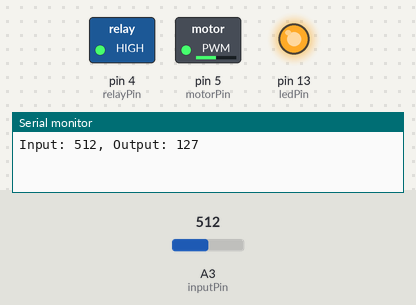
Bench run of a sketch on a simulated Arduino Uno, built with avr-gcc and run on an emulated ATmega328P. Shown: switched loads named in the sketch (green lamp = pin HIGH), output pins drawn as LEDs (lit = HIGH), the last lines printed to the serial monitor. Inputs (shaded band) come from the test bench; at power-on: A3 (inputPin) = 512.

Above: at 1.2 s.
1.3 s: A3 (inputPin) set to 716
At 2.4 s:
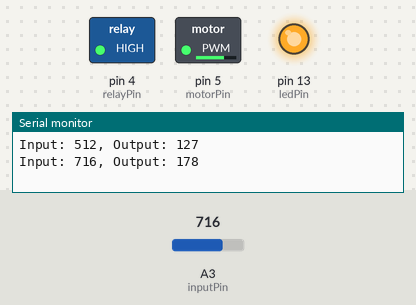
2.8 s: A3 (inputPin) set to 900
At 3.6 s:
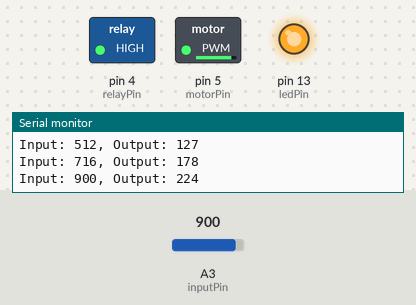
4.3 s: A3 (inputPin) set to 122
At 4.7 s:
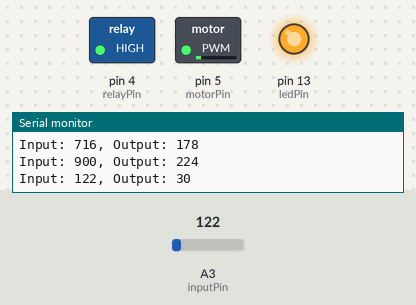
5.8 s: A3 (inputPin) set to 0
At 7.0 s:
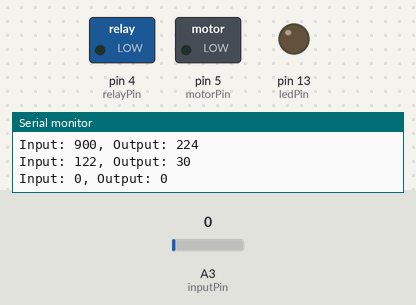
7.3 s: A3 (inputPin) set to 511
At 8.2 s:
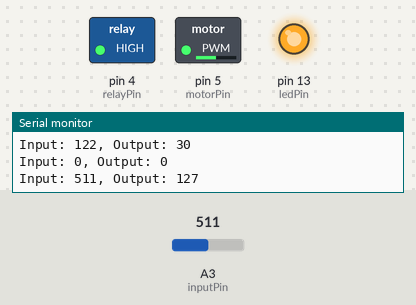
Timing chart, 0 to 9.8 s (numbered marks = the images above; inputs shaded):
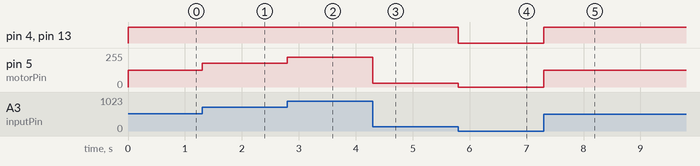

The sketch:

MotorTest.ino
```cpp
/*
  Тест мотора
  Читаем аналоговое значение из A3 и выводим на ногу D5
  масштабированное значение. При значении на A3 >= 3
  включаем реле на ноге D2
  2015-11-04, Wyfinger
*/

int inputPin = A3;
int ledPin = 13;
int relayPin = 4;
int motorPin = 5;
int motorLoad;

int inputValue;
int outputValue;

void setup() {
  // Установка предделителей частоты, чтобы поднять частоту ШИМ
  // на пятой ноге ШИМ должен стать с частотой 7812.50 Гц
  //TCCR0B = TCCR0B & B11111000 | B00000010;
  pinMode(relayPin, OUTPUT);
  pinMode(ledPin, OUTPUT);
  pinMode(motorPin, OUTPUT);
  digitalWrite(relayPin, LOW);
  Serial.begin(9600);
}

void loop() {
  inputValue = analogRead(inputPin);
  digitalWrite(relayPin, inputValue > 10);
  digitalWrite(ledPin, inputValue > 10);
  outputValue = map(inputValue, 0, 1024, 0, 255);
  analogWrite(motorPin, outputValue);
  if (abs(motorLoad - outputValue) > 1)
  {
    Serial.println("Input: " + String(inputValue) + ", Output: " + String(outputValue));
    delay(1);
    motorLoad = outputValue;
  }
}
```

___________.ino.cpp
```cpp
#line 1 "C:/Treadmill/Arduino/Тест мотора/MotorTest.ino"
/*
  Тест мотора
  Читаем аналоговое значение из A3 и выводим на ногу D5
  масштабированное значение. При значении на A3 >= 3
  включаем реле на ноге D2
  2015-11-04, Wyfinger
*/

#include <Arduino.h>
#line 9
int inputPin = A3;
int ledPin = 13;
int relayPin = 4;
int motorPin = 5;
int motorLoad;

int inputValue;
int outputValue;

void setup() {
  // Установка предделителей частоты, чтобы поднять частоту ШИМ
  // на пятой ноге ШИМ должен стать с частотой 7812.50 Гц
  TCCR0B = TCCR0B & B11111000 | B00000010;
  pinMode(relayPin, OUTPUT);
  pinMode(ledPin, OUTPUT);
  pinMode(motorPin, OUTPUT);
  digitalWrite(relayPin, LOW);
  Serial.begin(9600);
}

void loop() {
  inputValue = analogRead(inputPin);
  digitalWrite(relayPin, inputValue > 10);
  digitalWrite(ledPin, inputValue > 10);
  outputValue = map(inputValue, 0, 1024, 0, 255);
  analogWrite(motorPin, outputValue);
  if (abs(motorLoad - outputValue) > 1)
  {
    Serial.println("Input: " + String(inputValue) + ", Output: " + String(outputValue));
    delay(1);
    motorLoad = outputValue;
  }
}
```

Measured:
- after the input at 1.3 s, pin 5 (motorPin): 127/255 → 178/255 at once
- after the input at 2.8 s, pin 5 (motorPin): 178/255 → 224/255 at once
- after the input at 4.3 s, pin 5 (motorPin): 224/255 → 30/255 at once
- after the input at 5.8 s, pin 4 (relayPin), pin 13 (ledPin): HIGH → LOW at once; pin 5 (motorPin): 30/255 → 0/255 at once
- after the input at 7.3 s, pin 4 (relayPin), pin 13 (ledPin): LOW → HIGH at once; pin 5 (motorPin): 0/255 → 127/255 at once
